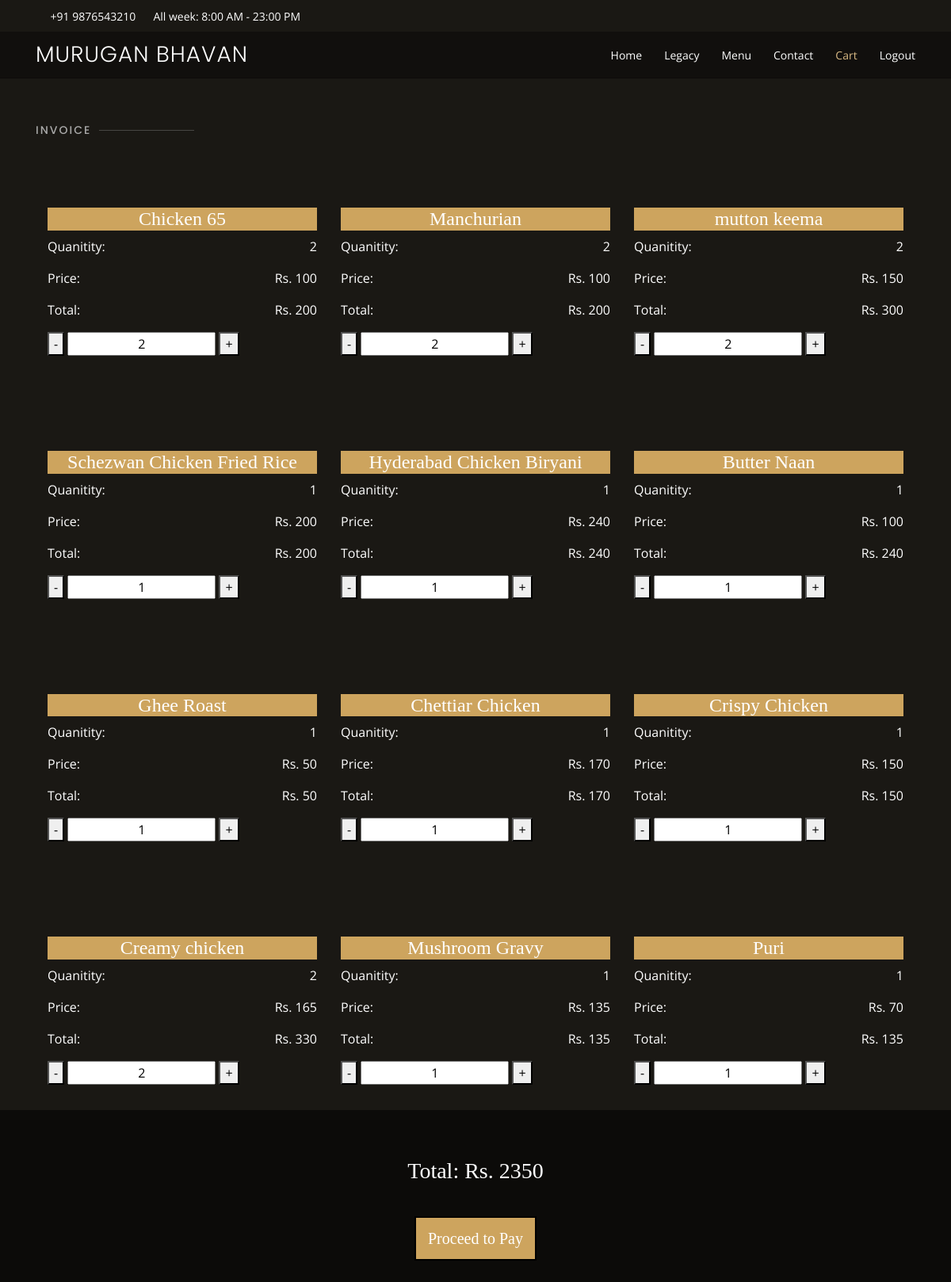
Screenshot of /cart.php (signed in) with the database file from the repository.
### tables this page shows
CREATE TABLE `menu` (
  `sno` int(50) NOT NULL,
  `name` varchar(50) NOT NULL,
  `description` mediumtext NOT NULL,
  `price` int(4) NOT NULL,
  `image` mediumtext NOT NULL,
  `category` varchar(50) NOT NULL
);

CREATE TABLE `order_log` (
  `order_id` int(11) NOT NULL,
  `item_sno` int(11) NOT NULL,
  `quantity` int(11) NOT NULL DEFAULT 1,
  `total` int(11) NOT NULL
);

### cart.php (the view, shortened to what this page needs)
<?php
$conn=mysqli_connect('localhost','root','');
mysqli_select_db($conn,'task');
$sql="select * from menu join order_log where sno=item_sno and order_id=$_SESSION[order_id]";
$temp=mysqli_query($conn,$sql);
?>
<!DOCTYPE html>
<html lang="en">
<head>
  <link href="assets/vendor/bootstrap/css/bootstrap.min.css" rel="stylesheet">
  <link href="assets/vendor/icofont/icofont.min.css" rel="stylesheet">
  <link href="assets/vendor/boxicons/css/boxicons.min.css" rel="stylesheet">
  <link href="assets/vendor/animate.css/animate.min.css" rel="stylesheet">
  <link href="assets/vendor/owl.carousel/assets/owl.carousel.min.css" rel="stylesheet">
  <link href="assets/vendor/venobox/venobox.css" rel="stylesheet">
  <link href="assets/vendor/aos/aos.css" rel="stylesheet">
  <link href="assets/css/style.css" rel="stylesheet">
</head>
<body>
  <div id="topbar" class="d-flex align-items-center fixed-top">
    <div class="container d-flex">
      <div class="contact-info mr-auto">
        <i class="icofont-phone"></i> +91 9876543210
        <span class="d-none d-lg-inline-block"><i class="icofont-clock-time icofont-rotate-180"></i> All week: 8:00 AM - 23:00 PM</span>
      </div>
    </div>
  </div>
  <header id="header" class="fixed-top">
    <div class="container d-flex align-items-center">
      <h1 class="logo mr-auto"><a href="index.html">Murugan Bhavan</a></h1>
      <nav class="nav-menu d-none d-lg-block">
        <ul>
          <li ><a href="logged_index.php">Home</a></li>
          <li><a href="logged_index.php#about">Legacy</a></li>
          <li><a href="logged_index.php#menu">Menu</a></li>
          <li><a href="logged_index.php#contact">Contact</a></li>
          <li class="active"><a href="cart.php">Cart</a></li>
          <li><a href="logout.php">Logout</a></li>
        </ul>
      </nav>
    </div>
  </header>
    <section id="menu" class="menu section-bg" >
      <div class="container" data-aos="fade-up" style="opacity: 100%">
        <div class="section-title">
          <h2>Invoice</h2>
        </div>
<?php
 $sum=0;
 while ($row = mysqli_fetch_assoc($temp)) {
  $sum=$sum+$row['total'];?>
          <div class="col-lg-4" style="height:100%;float:left; ">
              <br><br>
              <h4 style="text-align: center; background-color: #CDA45E"><?php echo $row['name'];?></h4>
              <p style="text-align:left;float: left">Quanitity:</p>
              <p id="q<?php echo $row['item_sno'] ?>" style="text-align:right;"><?php echo $row['quantity'] ?></p>
             <p style="text-align:left;float: left">Price:</p>
              <p style="text-align: right;">Rs. <span style="text-align: right;" id="p<?php echo $row['item_sno'] ?>" ><?php echo $row['price'] ?></span></p>
              <p style="text-align:left;float: left">Total:</p>
              <p style="text-align: right;">Rs. <span id="t<?php echo $row['item_sno'] ?>" style="text-align: right;" ><?php echo $row['total'] ?></span></p>
              <div id=<?php echo $row['item_sno'] ?>>
  <button onclick="decreaseValue(this)" >-</button>
  <input pattern="[0123456789]"style="text-align: center;" id="n<?php echo $row['item_sno'] ?>" value="<?php echo $row['quantity'] ?>" />
  <button  onclick="increaseValue(this)" >+</button>
</div>
              <br>
          <br>
          <br>
            </div>
<?php
};?>
        </div>
    </section>
    <section>
      <h3 style="text-align: center;" id="all">Total: Rs. <span id="total"><?php echo $sum?></span></h3> <br><br>
      <h5 style="text-align: center;"><span style="border:2px solid black;padding: 15px;background-color: #CDA45E;cursor: pointer;">Proceed to Pay<span></h5>
    </section>

### assets/css/style.css (style rules this page uses)
body { font-family: "Open Sans", sans-serif; background: #0c0b09; color: #fff; }
a { color: #cda45e; }
h1, h2, h3, h4, h5, h6 { font-family: "Playfair Display", serif; }
#topbar { height: 40px; font-size: 14px; transition: all 0.5s; }
#topbar .contact-info { color: white; }
#topbar .contact-info i { color: #d9ba85; padding-right: 4px; }
#header { background: rgba(12, 11, 9, 0.6); border-bottom: 1px solid rgba(12, 11, 9, 0.6); transition: all 0.5s; z-index: 997; padding: 15px 0; top: 40px; }
#header .logo { font-size: 28px; margin: 0; padding: 0; line-height: 1; font-weight: 300; letter-spacing: 1px; text-transform: uppercase; font-family: "Poppins", sans-serif; }
#header .logo a { color: #fff; }
.nav-menu ul { margin: 0; padding: 0; list-style: none; }
.nav-menu > ul { display: flex; align-items: center; }
.nav-menu > ul > li { position: relative; white-space: nowrap; padding-left: 28px; }
.nav-menu a { display: block; position: relative; color: white; transition: 0.3s; font-size: 14px; font-family: "Open Sans", sans-serif; }
.nav-menu a:hover, .nav-menu .active > a, .nav-menu li:hover > a { color: #d9ba85; }
section { padding: 60px 0; overflow: hidden; }
.section-bg { background-color: #1a1814; }
.section-title { padding-bottom: 40px; }
.section-title h2 { font-size: 14px; font-weight: 500; padding: 0; line-height: 1px; margin: 0 0 5px 0; letter-spacing: 2px; text-transform: uppercase; color: #aaaaaa; font-family: "Poppins", sans-serif; }
.section-title h2::after { content: ""; width: 120px; height: 1px; display: inline-block; background: rgba(255, 255, 255, 0.2); margin: 4px 10px; }

### cart.php (style rules this page uses)
body { opacity: 100%; }

### rows the page displays
menu: name "Chicken 65", order_log.quantity "2", price "100", order_log.total "200", quantity "2"
menu: name "Manchurian", order_log.quantity "2", price "100", order_log.total "200", quantity "2"
menu: name "mutton keema", order_log.quantity "2", price "150", order_log.total "300", quantity "2"
menu: name "Schezwan Chicken Fried Rice", order_log.quantity "1", price "200", order_log.total "200", quantity "1"
menu: name "Hyderabad Chicken Biryani", order_log.quantity "1", price "240", order_log.total "240", quantity "1"
menu: name "Butter Naan", order_log.quantity "1", price "100", order_log.total "240", quantity "1"
menu: name "Ghee Roast", order_log.quantity "1", price "50", order_log.total "50", quantity "1"
menu: name "Chettiar Chicken", order_log.quantity "1", price "170", order_log.total "170", quantity "1"
menu: name "Crispy Chicken", order_log.quantity "1", price "150", order_log.total "150", quantity "1"
menu: name "Creamy chicken", order_log.quantity "2", price "165", order_log.total "330", quantity "2"
menu: name "Mushroom Gravy", order_log.quantity "1", price "135", order_log.total "135", quantity "1"
menu: name "Puri", order_log.quantity "1", price "70", order_log.total "135", quantity "1"

### other values shown
$sum "2350"
